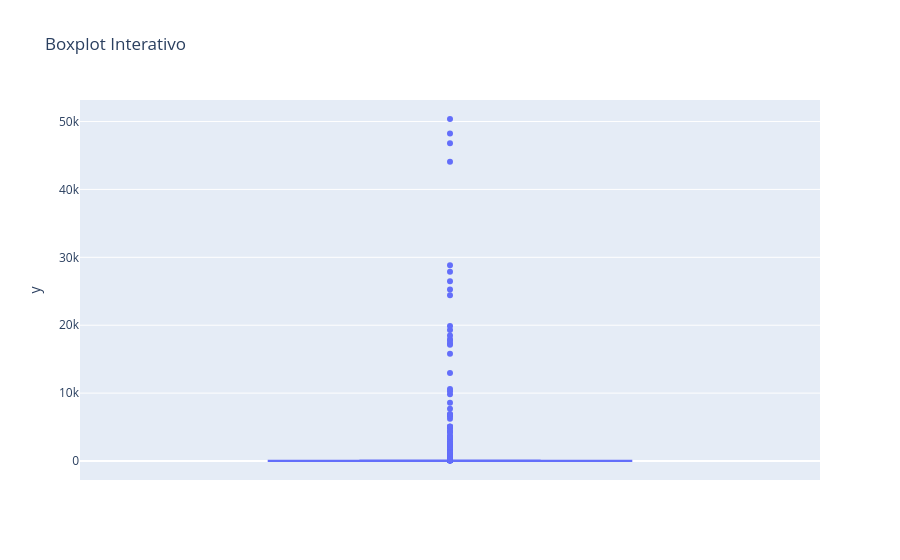

Notebook code for this chart:
### Code cell
import plotly.express as px
boxplot = px.box(y=geracoes_totais, title="Boxplot Interativo")
boxplot.show()

### Figure 1 — Plotly figure (JSON) as saved in the notebook; plotly's stock layout.template omitted (floating-point values rounded to 4 significant figures; data arrays with more than 128 entries replaced by an {"elided": "..."} marker saying what was removed)
{"data": [{"alignmentgroup": "True", "hovertemplate": "y=%{y}<extra></extra>", "legendgroup": "", "marker": {"color": "#636efa"}, "name": "", "notched": false, "offsetgroup": "", "orientation": "v", "showlegend": false, "type": "box", "x0": " ", "xaxis": "x", "y": {"elided": "1000 float values"}, "y0": " ", "yaxis": "y"}], "layout": {"boxmode": "group", "legend": {"tracegroupgap": 0}, "title": {"text": "Boxplot Interativo"}, "xaxis": {"anchor": "y", "domain": [0, 1]}, "yaxis": {"anchor": "x", "domain": [0, 1], "title": {"text": "y"}}}}
